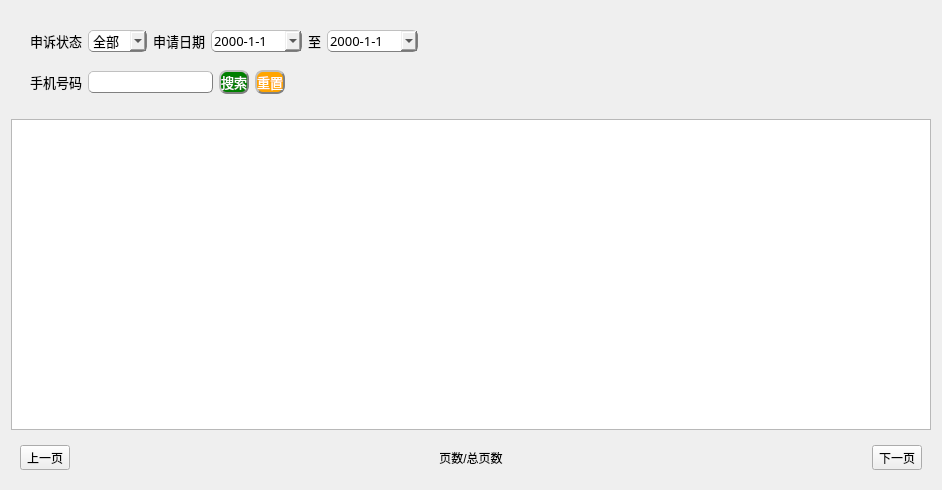
<?xml version="1.0" encoding="UTF-8"?>
<ui version="4.0">
 <class>Form</class>
 <widget class="QWidget" name="Form">
  <property name="geometry">
   <rect>
    <x>0</x>
    <y>0</y>
    <width>942</width>
    <height>490</height>
   </rect>
  </property>
  <property name="windowTitle">
   <string>Form</string>
  </property>
  <layout class="QGridLayout" name="gridLayout_3">
   <item row="0" column="0">
    <layout class="QVBoxLayout" name="verticalLayout">
     <property name="spacing">
      <number>0</number>
     </property>
     <property name="leftMargin">
      <number>10</number>
     </property>
     <property name="topMargin">
      <number>10</number>
     </property>
     <property name="rightMargin">
      <number>10</number>
     </property>
     <property name="bottomMargin">
      <number>10</number>
     </property>
     <item>
      <widget class="QWidget" name="widget" native="true">
       <property name="sizePolicy">
        <sizepolicy hsizetype="Fixed" vsizetype="Fixed">
         <horstretch>0</horstretch>
         <verstretch>0</verstretch>
        </sizepolicy>
       </property>
       <property name="font">
        <font>
         <family>黑体</family>
         <pointsize>10</pointsize>
        </font>
       </property>
       <layout class="QGridLayout" name="gridLayout">
        <item row="3" column="2">
         <widget class="QLabel" name="label_2">
          <property name="sizePolicy">
           <sizepolicy hsizetype="Fixed" vsizetype="Fixed">
            <horstretch>0</horstretch>
            <verstretch>0</verstretch>
           </sizepolicy>
          </property>
          <property name="text">
           <string>申诉状态</string>
          </property>
         </widget>
        </item>
        <item row="3" column="4">
         <widget class="QLabel" name="label_3">
          <property name="font">
           <font>
            <family>黑体</family>
            <pointsize>10</pointsize>
           </font>
          </property>
          <property name="text">
           <string>申请日期</string>
          </property>
         </widget>
        </item>
        <item row="3" column="5">
         <widget class="QDateEdit" name="startdate">
          <property name="font">
           <font>
            <family>黑体</family>
            <pointsize>10</pointsize>
           </font>
          </property>
          <property name="styleSheet">
           <string notr="true">QDateEdit{
	border-radius:5px;
	border:1px groove gray;	
	border-style:outset;
}</string>
          </property>
          <property name="minimumDateTime">
           <datetime>
            <hour>0</hour>
            <minute>0</minute>
            <second>0</second>
            <year>1752</year>
            <month>9</month>
            <day>14</day>
           </datetime>
          </property>
          <property name="displayFormat">
           <string>yyyy-M-d</string>
          </property>
          <property name="calendarPopup">
           <bool>true</bool>
          </property>
         </widget>
        </item>
        <item row="3" column="6">
         <widget class="QLabel" name="label_5">
          <property name="text">
           <string>至</string>
          </property>
         </widget>
        </item>
        <item row="3" column="7">
         <widget class="QDateEdit" name="enddate">
          <property name="font">
           <font>
            <family>黑体</family>
            <pointsize>10</pointsize>
           </font>
          </property>
          <property name="styleSheet">
           <string notr="true">QDateEdit{
	border-radius:5px;
	border:1px groove gray;	
	border-style:outset;
}</string>
          </property>
          <property name="accelerated">
           <bool>false</bool>
          </property>
          <property name="displayFormat">
           <string>yyyy-M-d</string>
          </property>
          <property name="calendarPopup">
           <bool>true</bool>
          </property>
          <property name="currentSectionIndex">
           <number>0</number>
          </property>
         </widget>
        </item>
        <item row="3" column="3">
         <widget class="QComboBox" name="comboBox">
          <property name="sizePolicy">
           <sizepolicy hsizetype="Fixed" vsizetype="Fixed">
            <horstretch>0</horstretch>
            <verstretch>0</verstretch>
           </sizepolicy>
          </property>
          <property name="styleSheet">
           <string notr="true">QComboBox{
	border-radius:5px;
	border:1px groove gray;	
	border-style:outset;
}</string>
          </property>
          <item>
           <property name="text">
            <string>全部</string>
           </property>
          </item>
          <item>
           <property name="text">
            <string>未处理</string>
           </property>
          </item>
          <item>
           <property name="text">
            <string>已同意</string>
           </property>
          </item>
          <item>
           <property name="text">
            <string>已拒绝</string>
           </property>
          </item>
         </widget>
        </item>
       </layout>
      </widget>
     </item>
     <item alignment="Qt::AlignLeft">
      <widget class="QWidget" name="widget_2" native="true">
       <property name="sizePolicy">
        <sizepolicy hsizetype="Fixed" vsizetype="Fixed">
         <horstretch>0</horstretch>
         <verstretch>0</verstretch>
        </sizepolicy>
       </property>
       <property name="font">
        <font>
         <family>黑体</family>
         <pointsize>10</pointsize>
        </font>
       </property>
       <layout class="QGridLayout" name="gridLayout_2">
        <item row="0" column="0">
         <widget class="QLabel" name="label">
          <property name="sizePolicy">
           <sizepolicy hsizetype="Fixed" vsizetype="Fixed">
            <horstretch>0</horstretch>
            <verstretch>0</verstretch>
           </sizepolicy>
          </property>
          <property name="text">
           <string>手机号码</string>
          </property>
         </widget>
        </item>
        <item row="0" column="1">
         <widget class="QLineEdit" name="lineEdit">
          <property name="sizePolicy">
           <sizepolicy hsizetype="Fixed" vsizetype="Fixed">
            <horstretch>0</horstretch>
            <verstretch>0</verstretch>
           </sizepolicy>
          </property>
          <property name="font">
           <font>
            <family>黑体</family>
            <pointsize>10</pointsize>
           </font>
          </property>
          <property name="styleSheet">
           <string notr="true">QLineEdit{
	border-radius:5px;
	border:1px groove gray;	
	border-style:outset;
}</string>
          </property>
         </widget>
        </item>
        <item row="0" column="2">
         <widget class="QPushButton" name="pushButton">
          <property name="font">
           <font>
            <family>黑体</family>
            <pointsize>10</pointsize>
           </font>
          </property>
          <property name="styleSheet">
           <string notr="true">QPushButton{
	background-color:green;
	color:white;
	border-radius:8px;
	border:2px groove gray;
	border-style:outset;
}</string>
          </property>
          <property name="text">
           <string>搜索</string>
          </property>
          <property name="checkable">
           <bool>true</bool>
          </property>
         </widget>
        </item>
        <item row="0" column="3">
         <widget class="QPushButton" name="pushButton_2">
          <property name="font">
           <font>
            <family>黑体</family>
            <pointsize>10</pointsize>
           </font>
          </property>
          <property name="styleSheet">
           <string notr="true">QPushButton{
	background-color:orange;
	color:white;
	border-radius:8px;
	border:2px groove gray;
	border-style:outset;
}</string>
          </property>
          <property name="text">
           <string>重置</string>
          </property>
          <property name="checkable">
           <bool>true</bool>
          </property>
         </widget>
        </item>
       </layout>
      </widget>
     </item>
    </layout>
   </item>
   <item row="1" column="0">
    <widget class="QTableView" name="tableView"/>
   </item>
   <item row="2" column="0">
    <widget class="QWidget" name="widget_3" native="true">
     <property name="layoutDirection">
      <enum>Qt::LeftToRight</enum>
     </property>
     <layout class="QGridLayout" name="gridLayout_4">
      <item row="0" column="0">
       <widget class="QToolButton" name="toolButton_2">
        <property name="text">
         <string>上一页</string>
        </property>
       </widget>
      </item>
      <item row="0" column="1">
       <widget class="QLabel" name="label_4">
        <property name="layoutDirection">
         <enum>Qt::LeftToRight</enum>
        </property>
        <property name="text">
         <string>页数/总页数</string>
        </property>
        <property name="scaledContents">
         <bool>false</bool>
        </property>
        <property name="alignment">
         <set>Qt::AlignCenter</set>
        </property>
       </widget>
      </item>
      <item row="0" column="2">
       <widget class="QToolButton" name="toolButton">
        <property name="text">
         <string>下一页</string>
        </property>
       </widget>
      </item>
     </layout>
    </widget>
   </item>
  </layout>
 </widget>
 <resources/>
 <connections>
  <connection>
   <sender>startdate</sender>
   <signal>dateChanged(QDate)</signal>
   <receiver>enddate</receiver>
   <slot>setDate(QDate)</slot>
   <hints>
    <hint type="sourcelabel">
     <x>321</x>
     <y>38</y>
    </hint>
    <hint type="destinationlabel">
     <x>470</x>
     <y>38</y>
    </hint>
   </hints>
  </connection>
 </connections>
</ui>
